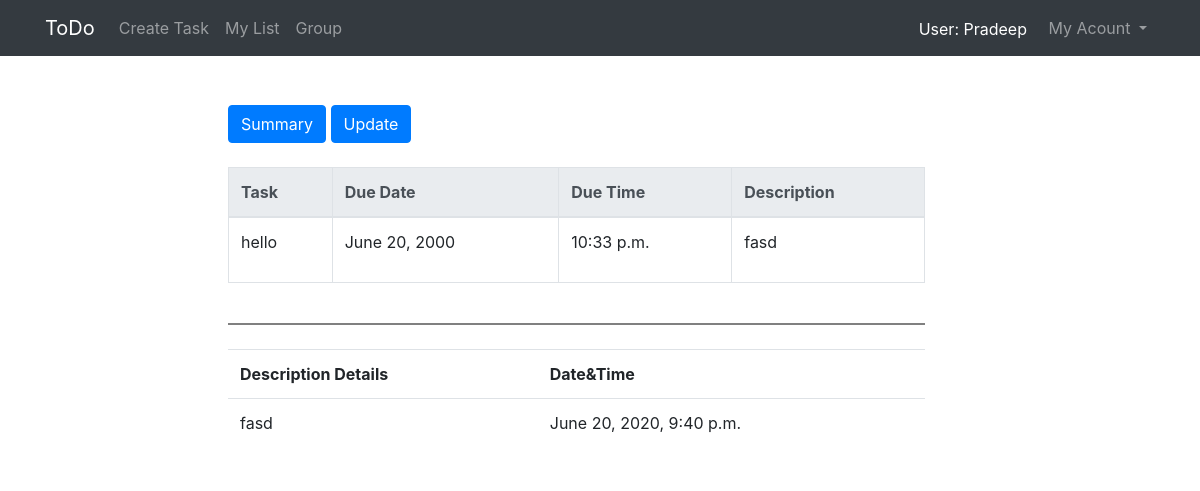
The app's page /2/description (signed in), older data.
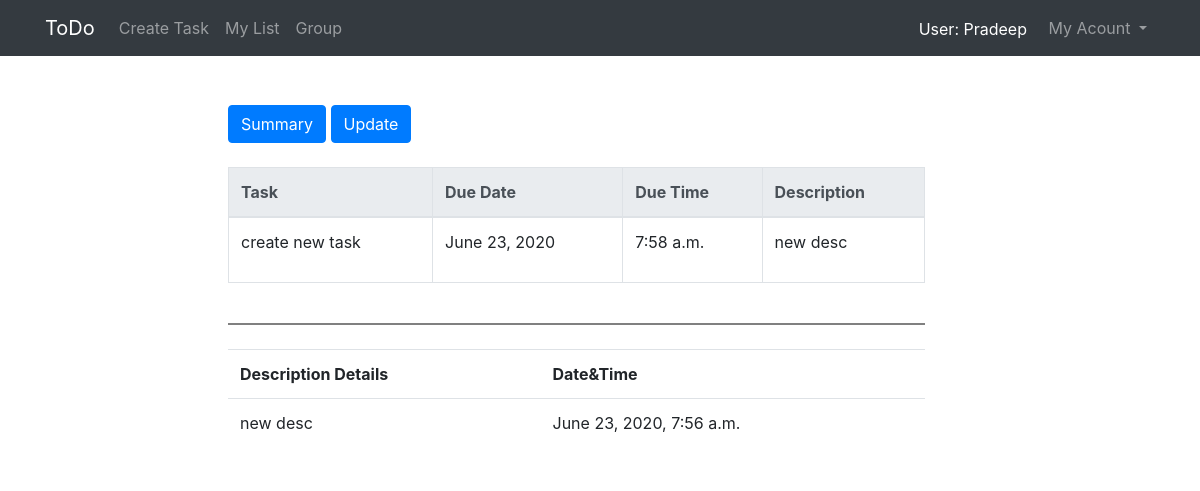
The same page, newer data.
### todoapp/models.py (models this page shows)
class ToDoModel(models.Model):
	user=models.ForeignKey(User,related_name='todolist',on_delete=models.CASCADE,null=True)
	task=models.CharField(max_length=60)
	date=models.DateField()
	time=models.TimeField()
	status=models.CharField(max_length=60,default='todo')
	description=models.TextField(default=None)
	flagTask = models.CharField(max_length=60,default='no')

class SummaryModel(models.Model):
    taskId=models.ForeignKey(ToDoModel,related_name='todolist',on_delete=models.CASCADE,null=True)
    dateTime=models.DateTimeField(blank=True,default=None)
    description_summary=models.TextField(default='None')
    modefied_detail=models.CharField(max_length=60,default=None,null =True)
    created_update=models.CharField(max_length=60,default=None,null =True)

### todoapp/views.py (the view)
# urls.py: re_path(r'(?P<id>[\d]+)/description',v1.description_view),
def description_view(request,id):
    data=ToDoModel.objects.get(id=id)
    description_data=SummaryModel.objects.filter(taskId=id)
    mylist_data=ToDoModel.objects.filter(user=request.user,status='todo',flagTask='no')
    task_flag_update(request.user)
    return render(request,'todoapp/description.html',{"description_data":description_data,'id':id,'description':data.description,
        'current_user':request.user,'task':data.task,'time':data.time,'date':data.date,'data':mylist_data})

### todoapp/supporting_python.py (called while the page is built)
def task_flag_update(user):
    mylist_data = ToDoModel.objects.filter(user=user,status='todo',flagTask='no')
    current_date=str(datetime.now().date())+datetime.now().strftime("%H:%M")
    for task in mylist_data:
        tasktime=str(task.date)+task.time.strftime("%H:%M")
        if current_date == tasktime:
            task.flagTask = 'yes'
            task.save()

### template/todoapp/description.html (shortened to what this page needs)
<!DOCTYPE html>
{% extends "todoapp/base2.html" %}
{% block body_block %}
<div class="mylist">
  <br><br>
  <a href="/{{id}}/summary" class="btn btn-primary">Summary</a>
  <a href="/{{id}}/update" class="btn btn-primary">Update</a><br><br>
  <table  class="table table-bordered sortable" style="width: 70%">
    <thead class="thead-light">
      <tr>
        <th>Task</th>
        <th>Due Date</th>
        <th>Due Time</th>
        <th>Description</th>
      </tr>
    </thead>
        <tr>
          <td>{{task}}</a></td>
          <td>{{date}}</td>
          <td>{{time}}</td>
          {% if description != '' %}
              <td>{{description|linebreaks}}</td>
          {% else %}
              <td>-&nbsp&nbsp(empty)</td>
          {%endif%}
        </tr>
    </table><br>
    <div style="border-bottom: 2px solid grey; width:70%; "></div><br>
    <div class="task_description">
    <table class="table" style="width: 70%">
      <tr>
        <th >Description Details</th>
        <th >Date&Time</th>
      </tr>
      {%for data in description_data%}
        <tr>
          {% if data.description_summary != '' %}
            {% if data.description_summary != 'None' %}
             <td>{{data.description_summary|linebreaks}}</td>
             <td>{{data.dateTime}}</td>
             {% endif %}
          {% else %}
            <td>-&nbsp&nbsp(empty)</td>
            <td>{{data.dateTime}}</td>
          {% endif %}
        </tr>
      {%endfor%}
    </table>
</div>
</div>
 {%endblock%}

Row changes from the older to the newer data that the page shows:
no longer on this page (row edited): SummaryModel: description_summary "fasd", dateTime "June 20, 2020, 9:40 p.m."
changed ToDoModel: task "hello" → "create new task"; date "June 20, 2000" → "June 23, 2020"; time "10:33 p.m." → "7:58 a.m."; description "fasd" → "new desc"
now on this page (row edited): SummaryModel: description_summary "new desc", dateTime "June 23, 2020, 7:56 a.m."
